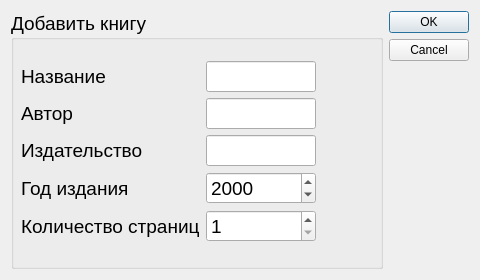
<?xml version="1.0" encoding="UTF-8"?>
<ui version="4.0">
 <class>CreateWindow</class>
 <widget class="QDialog" name="CreateWindow">
  <property name="geometry">
   <rect>
    <x>0</x>
    <y>0</y>
    <width>480</width>
    <height>280</height>
   </rect>
  </property>
  <property name="windowTitle">
   <string>Dialog</string>
  </property>
  <layout class="QHBoxLayout" name="horizontalLayout">
   <item>
    <widget class="QGroupBox" name="groupBox">
     <property name="font">
      <font>
       <pointsize>14</pointsize>
      </font>
     </property>
     <property name="title">
      <string>Добавить книгу</string>
     </property>
     <widget class="QWidget" name="formLayoutWidget">
      <property name="geometry">
       <rect>
        <x>10</x>
        <y>50</y>
        <width>295</width>
        <height>183</height>
       </rect>
      </property>
      <layout class="QFormLayout" name="formLayout_2">
       <item row="0" column="0">
        <widget class="QLabel" name="label">
         <property name="font">
          <font>
           <pointsize>14</pointsize>
          </font>
         </property>
         <property name="text">
          <string>Название</string>
         </property>
        </widget>
       </item>
       <item row="0" column="1">
        <widget class="QLineEdit" name="TitleEdit"/>
       </item>
       <item row="1" column="0">
        <widget class="QLabel" name="label_2">
         <property name="font">
          <font>
           <pointsize>14</pointsize>
          </font>
         </property>
         <property name="text">
          <string>Автор</string>
         </property>
        </widget>
       </item>
       <item row="1" column="1">
        <widget class="QLineEdit" name="AuthorEdit"/>
       </item>
       <item row="2" column="0">
        <widget class="QLabel" name="label_3">
         <property name="font">
          <font>
           <pointsize>14</pointsize>
          </font>
         </property>
         <property name="text">
          <string>Издательство</string>
         </property>
        </widget>
       </item>
       <item row="2" column="1">
        <widget class="QLineEdit" name="PublishingHouseEdit"/>
       </item>
       <item row="3" column="0">
        <widget class="QLabel" name="label_4">
         <property name="font">
          <font>
           <pointsize>14</pointsize>
          </font>
         </property>
         <property name="text">
          <string>Год издания</string>
         </property>
        </widget>
       </item>
       <item row="3" column="1">
        <widget class="QDateEdit" name="dateEdit">
         <property name="maximumDate">
          <date>
           <year>2020</year>
           <month>12</month>
           <day>31</day>
          </date>
         </property>
         <property name="displayFormat">
          <string>yyyy</string>
         </property>
        </widget>
       </item>
       <item row="4" column="0">
        <widget class="QLabel" name="label_5">
         <property name="font">
          <font>
           <pointsize>14</pointsize>
          </font>
         </property>
         <property name="text">
          <string>Количество страниц</string>
         </property>
        </widget>
       </item>
       <item row="4" column="1">
        <widget class="QSpinBox" name="SizeEdit">
         <property name="minimum">
          <number>1</number>
         </property>
        </widget>
       </item>
      </layout>
     </widget>
    </widget>
   </item>
   <item>
    <widget class="QDialogButtonBox" name="buttonBox">
     <property name="orientation">
      <enum>Qt::Vertical</enum>
     </property>
     <property name="standardButtons">
      <set>QDialogButtonBox::Cancel|QDialogButtonBox::Ok</set>
     </property>
    </widget>
   </item>
  </layout>
 </widget>
 <resources/>
 <connections>
  <connection>
   <sender>buttonBox</sender>
   <signal>accepted()</signal>
   <receiver>CreateWindow</receiver>
   <slot>accept()</slot>
   <hints>
    <hint type="sourcelabel">
     <x>248</x>
     <y>254</y>
    </hint>
    <hint type="destinationlabel">
     <x>157</x>
     <y>274</y>
    </hint>
   </hints>
  </connection>
  <connection>
   <sender>buttonBox</sender>
   <signal>rejected()</signal>
   <receiver>CreateWindow</receiver>
   <slot>reject()</slot>
   <hints>
    <hint type="sourcelabel">
     <x>316</x>
     <y>260</y>
    </hint>
    <hint type="destinationlabel">
     <x>286</x>
     <y>274</y>
    </hint>
   </hints>
  </connection>
 </connections>
</ui>
